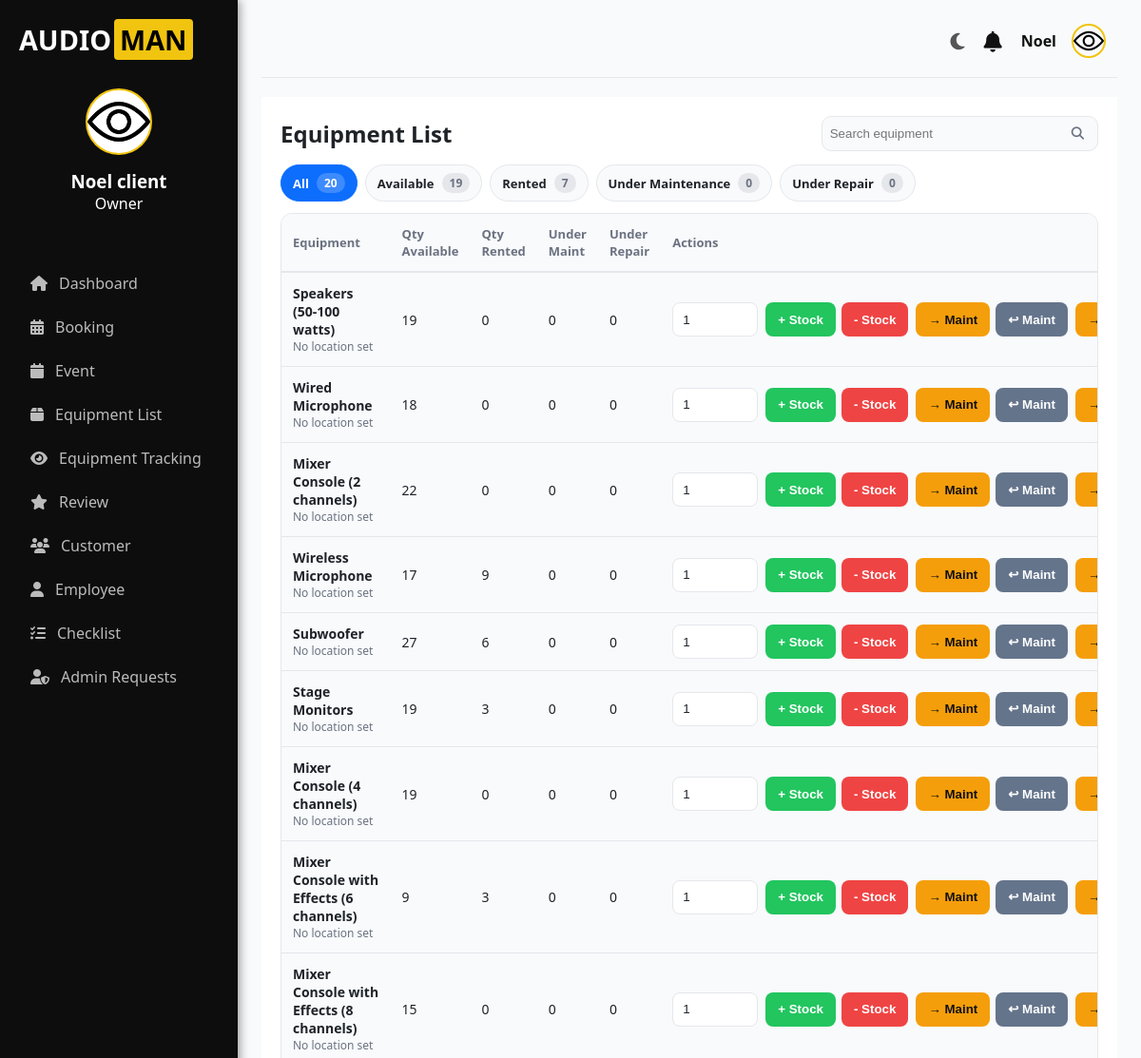
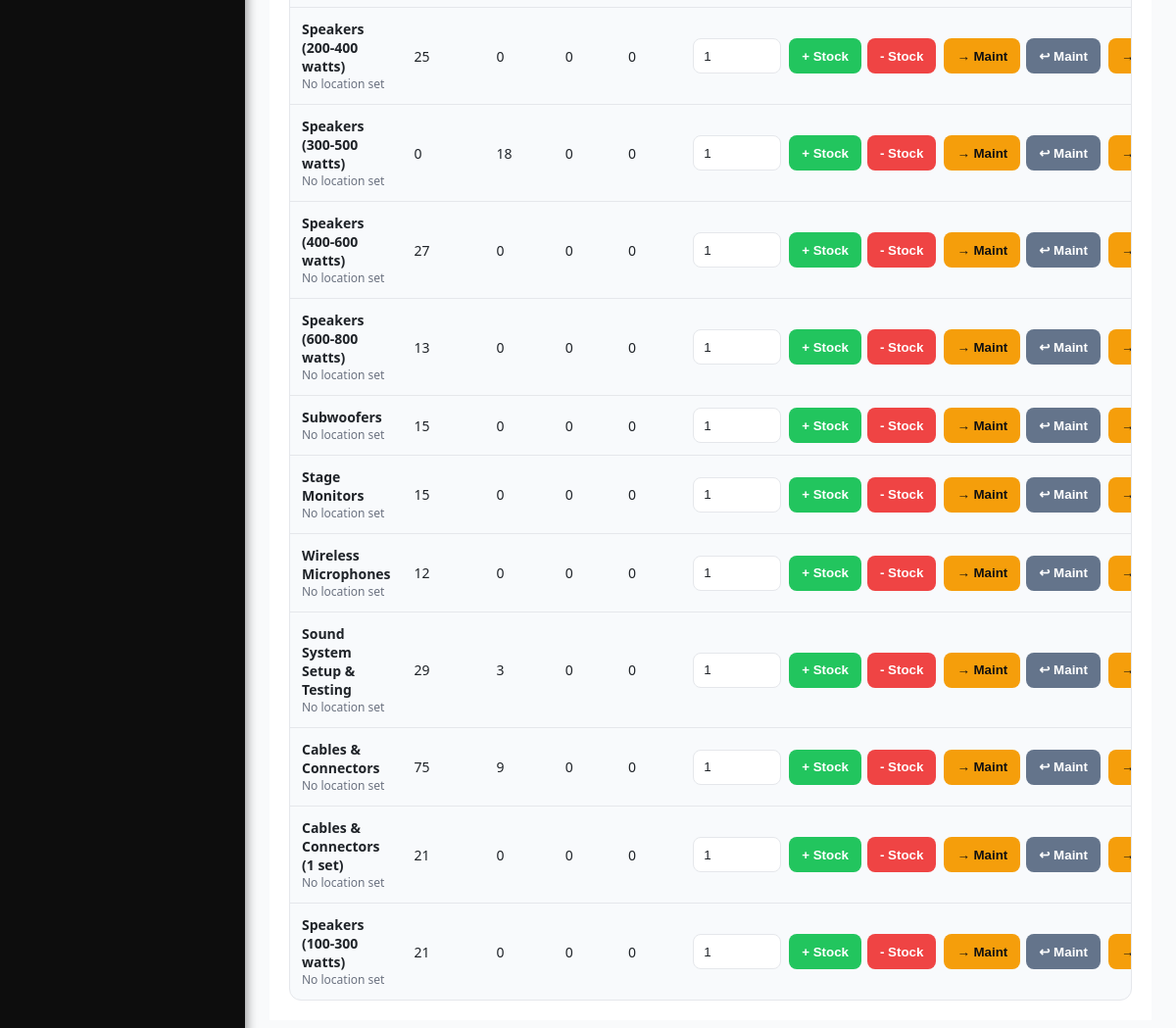
The app's page /accounts/equipment/ (signed in), older data (2 pictures, top to bottom).
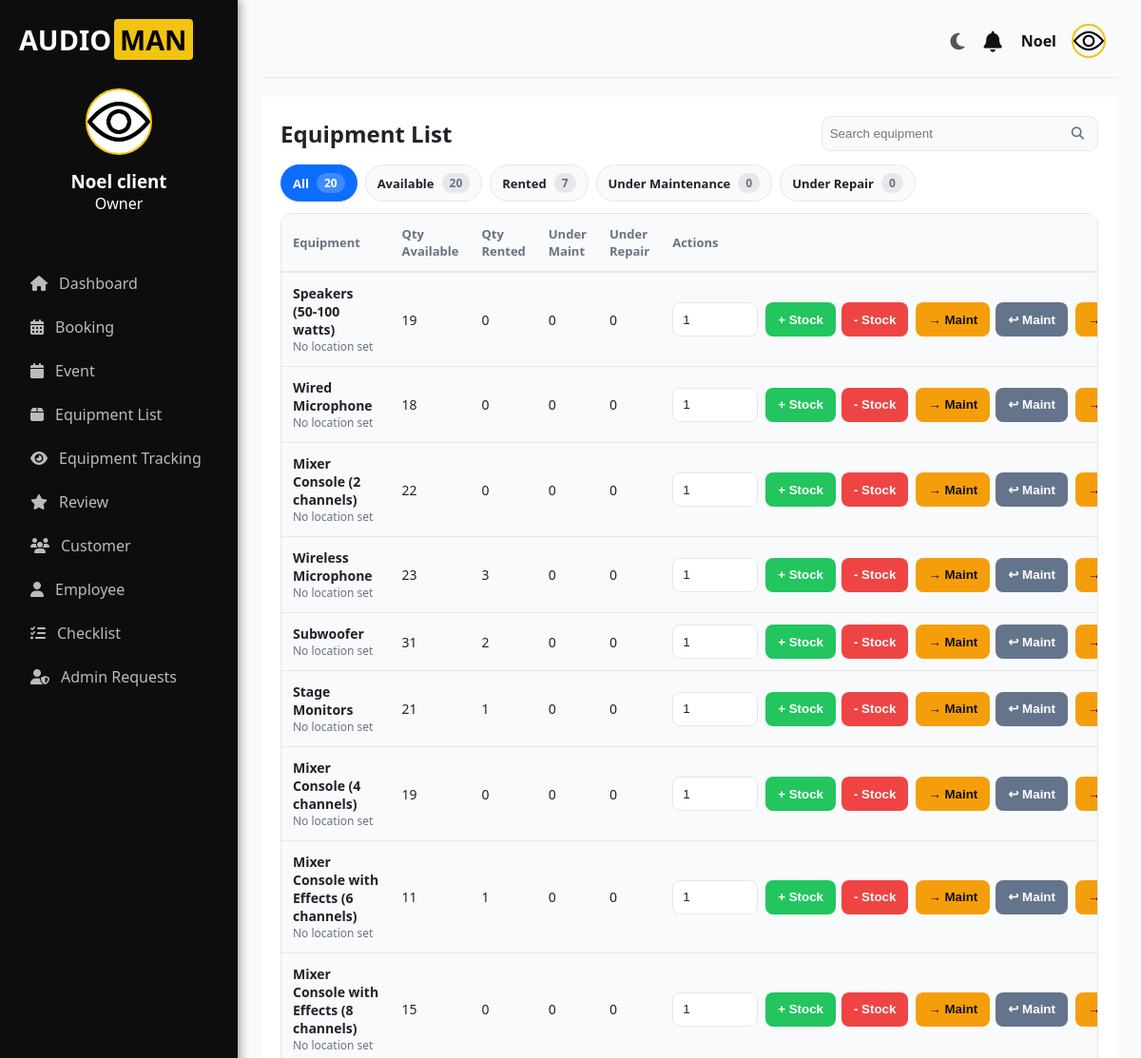
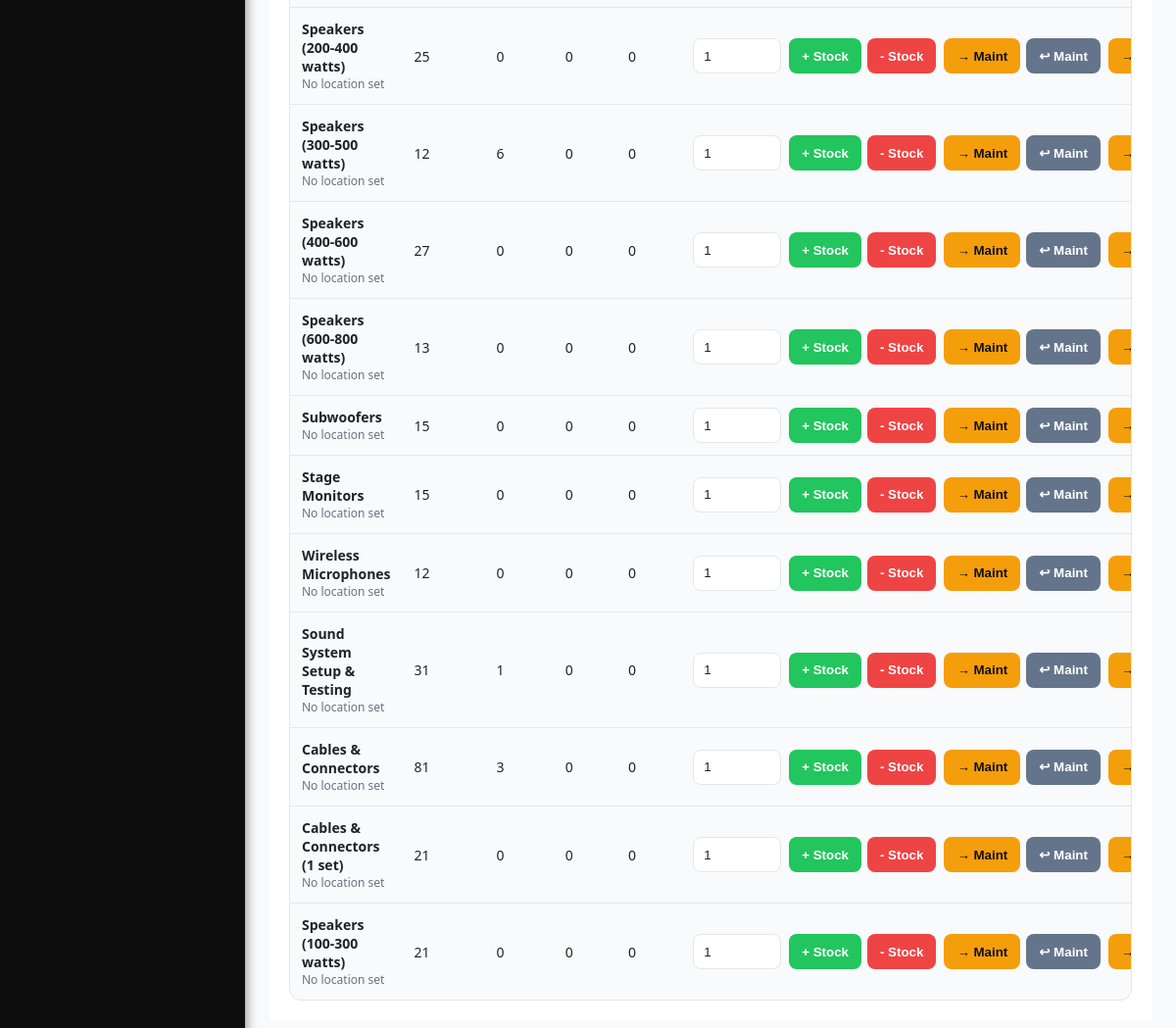
The same page, newer data (2 pictures, top to bottom).
### accounts/models.py (models this page shows, shortened)
class Profile(models.Model):
    user = models.OneToOneField(User, on_delete=models.CASCADE)
    contact_number = models.CharField(max_length=20)
    province = models.CharField(max_length=100)
    city = models.CharField(max_length=100)
    address = models.CharField(max_length=255, blank=True, null=True)
    profile_picture = models.ImageField(upload_to='profile_pictures/', blank=True, null=True)
    requested_admin = models.BooleanField(default=False)

class Equipment(models.Model):
    name = models.CharField(max_length=200)
    quantity_available = models.IntegerField(default=0)
    quantity_rented = models.IntegerField(default=0)
    qty_maintenance = models.PositiveIntegerField(default=0)
    qty_repair = models.PositiveIntegerField(default=0)
    condition = models.CharField(
        max_length=100,
        choices=[
            ('Good', 'Good'),
            ('Needs Repair', 'Needs Repair'),
            ('Excellent', 'Excellent'),
        ],
        default='Good'
    )
    status = models.CharField(
        max_length=50,
        choices=[
            ('Available', 'Available'),
            ('Rented', 'Rented'),
            ('Under Maintenance', 'Under Maintenance'),
            ('Under Repair', 'Under Repair'),   # 🔥 Added
            ('Decommissioned', 'Decommissioned'),  # optional
        ],
        default='Available'
    )
    last_checked_out_date = models.DateField(null=True, blank=True)
    current_location = models.CharField(max_length=255, blank=True, null=True)
    last_updated = models.DateTimeField(auto_now=True)  # 🔥 New field

### accounts/views.py (the view)
    def wrapper(request, *args, **kwargs):
        if not request.user.is_authenticated:
            print("User is not authenticated.")  # Debugging line
            return redirect("login")
        if not request.user.is_staff and not request.user.is_superuser:
            print(f"User {request.user.username} does not have admin privileges.")  # Debugging line
            raise PermissionDenied  # User is denied access
        return view_func(request, *args, **kwargs)

### accounts/views.py (called while the page is built)
def admin_only(view_func):
    def wrapper(request, *args, **kwargs):
        if not request.user.is_authenticated:
            print("User is not authenticated.")  # Debugging line
            return redirect("login")
        if not request.user.is_staff and not request.user.is_superuser:
            print(f"User {request.user.username} does not have admin privileges.")  # Debugging line
            raise PermissionDenied  # User is denied access
        return view_func(request, *args, **kwargs)
    return wrapper

### accounts/templates/client/equipment.html (shortened to what this page needs)
{% extends 'client-base.html' %}
{% block content %}
<div class="inventory-container">
  <div class="inventory-header">
    <div class="header-top">
      <h1>Equipment List</h1>
      <form method="get" class="search-box" action="">
        <input type="text" name="q" value="{{ request.GET.q }}" placeholder="Search equipment">
        <button type="submit" aria-label="Search">
          <i class="fa fa-search"></i>
        </button>
      </form>
    </div>
    <div class="filter-tabs">
      <a href="?show=all" class="tab {% if show == 'all' %}active{% endif %}">All <span class="badge">{{ counts.all }}</span></a>
      <a href="?show=available" class="tab {% if show == 'available' %}active{% endif %}">Available <span class="badge">{{ counts.available }}</span></a>
      <a href="?show=rented" class="tab {% if show == 'rented' %}active{% endif %}">Rented <span class="badge">{{ counts.rented }}</span></a>
      <a href="?show=maintenance" class="tab {% if show == 'maintenance' %}active{% endif %}">Under Maintenance <span class="badge">{{ counts.maintenance }}</span></a>
      <a href="?show=repair" class="tab {% if show == 'repair' %}active{% endif %}">Under Repair <span class="badge">{{ counts.repair }}</span></a>
    </div>
  </div>
  <div class="table-wrap">
    <table class="inventory-table">
      <thead>
        <tr>
          <th>Equipment</th>
          <th>Qty Available</th>
          <th>Qty Rented</th>
          <th>Under Maint</th>
          <th>Under Repair</th>
          <th style="min-width: 250px">Actions</th>
        </tr>
      </thead>
      <tbody>
        {% for equipment in equipment_list %}
        <tr>
          <td>
            <div class="eq-name">
              <span class="eq-title">{{ equipment.name }}</span>
              <span class="eq-sub">{{ equipment.current_location|default:"No location set" }}</span>
            </div>
          </td>
          <td>{{ equipment.quantity_available }}</td>
          <td>{{ equipment.quantity_rented }}</td>
          <td>{{ equipment.qty_maintenance }}</td>
          <td>{{ equipment.qty_repair }}</td>
          <td>
            <form method="POST" class="inventory-form" action="{% url 'update_inventory' equipment.id %}">
              <div class="actions-row">
                <input type="number" name="qty" min="1" value="1" class="qty-input">
                <div class="btn-group">
                  <button type="submit" name="action" value="add_stock" class="btn success">+ Stock</button>
                  <button type="submit" name="action" value="subtract_stock" class="btn danger">- Stock</button>
                </div>
                <div class="btn-group">
                  <button type="submit" name="action" value="to_maintenance" class="btn warn">→ Maint</button>
                  <button type="submit" name="action" value="back_from_maintenance" class="btn soft">↩ Maint</button>
                </div>
                <div class="btn-group">
                  <button type="submit" name="action" value="to_repair" class="btn warn">→ Repair</button>
                </div>
              </div>
            </form>
          </td>
        </tr>
        {% empty %}
        <tr><td colspan="6">No equipment available.</td></tr>
        {% endfor %}
      </tbody>
    </table>
  </div>
</div>
{% endblock %}

### accounts/templates/client-base.html (shortened to what this page needs)
{% load static %}
<!DOCTYPE html>
<html lang="en">
<head>
  <link rel="stylesheet" href="https://cdnjs.cloudflare.com/ajax/libs/font-awesome/6.5.0/css/all.min.css" />
</head>
<body>
  <div class="container">
    <aside class="sidebar">
      <div class="logo">
        <span class="text-white">AUDIO</span><span class="text-yellow">MAN</span>
      </div>
      <div class="user">
        <div class="avatar">
          <img
            src="{% if request.user.profile.profile_picture %}{{ request.user.profile.profile_picture.url }}{% else %}{% static 'images/profile-icon.png' %}{% endif %}"
            alt="Avatar Icon"
            class="avatar-img"
          />
        </div>
        <h3>{{ request.user.first_name }} {{ request.user.last_name }}</h3>
        <p>Owner</p>
      </div>
      <nav class="nav">
        <a href="{% url 'dashboard' %}"><i class="fas fa-home"></i> Dashboard</a>
        <a href="{% url 'booking' %}"><i class="fas fa-calendar-alt"></i> Booking</a>
        <a href="{% url 'event' %}"><i class="fas fa-calendar"></i> Event</a>
        <a href="{% url 'equipment' %}"><i class="fas fa-box"></i> Equipment List</a>
        <a href="{% url 'tracking' %}"><i class="fas fa-eye"></i> Equipment Tracking</a>
        <a href="{% url 'reviews' %}"><i class="fas fa-star"></i> Review</a>
        <a href="{% url 'customer' %}"><i class="fas fa-users"></i> Customer</a>
        <a href="{% url 'employee' %}"><i class="fas fa-user"></i> Employee</a>
        <a href="{% url 'checklist' %}"><i class="fas fa-list-check"></i> Checklist</a>
        {% if user.is_superuser %}
          <a href="{% url 'admin_requests_view' %}"><i class="fas fa-user-shield"></i> Admin Requests</a>
        {% endif %}
      </nav>
    </aside>
    <main class="main">
      <div class="topbar">
        <div class="dark-toggle" id="darkToggle">
          <i class="fas fa-moon"></i>
        </div>
        <div class="notification" id="notifToggle">
          <i class="fas fa-bell"></i>
        </div>
        <div class="user-info" id="topbarDropdownToggle">
          <span>{{ request.user.first_name }}</span>
          <img
            src="{% if request.user.profile.profile_picture %}{{ request.user.profile.profile_picture.url }}{% else %}{% static 'images/profile-icon.png' %}{% endif %}"
            alt="User Avatar"
          />
        </div>
      </div>
      {% block content %}{% endblock %}
    </main>
  </div>
</body>
</html>

### accounts/templates/client-base.html (style rules this page uses)
* { margin: 0; padding: 0; box-sizing: border-box; }
body { font-family: 'Segoe UI', Arial, sans-serif; background: #f9fafb; color: #111; display: flex; height: 100vh; overflow: hidden; transition: background 0.3s, color 0.3s; }
.container { display: flex; width: 100%; }
.sidebar { background: #0d0d0d; color: #fff; width: 250px; padding: 20px; display: flex; flex-direction: column; height: 100vh; position: fixed; transition: background 0.3s; box-shadow: 2px 0 10px rgba(0,0,0,0.4); }
.logo { font-size: 24px; font-weight: bold; margin-bottom: 30px; display: flex; align-items: center; font-size: 1.8rem; }
.logo .text-white { color: white; }
.logo .text-yellow { background-color: #f1c40f; color: #000; padding: 2px 6px; border-radius: 4px; margin-left: 3px; font-weight: bold; }
.user { text-align: center; margin-bottom: 30px; }
.avatar img.avatar-img { width: 70px; height: 70px; border-radius: 50%; object-fit: cover; margin: 0 auto 10px; border: 2px solid #f1c40f; background-color: #fff; }
.nav { margin-top: 20px; }
.nav a { display: flex; align-items: center; gap: 12px; padding: 12px; color: #bbb; text-decoration: none; border-radius: 8px; transition: all 0.3s ease; font-weight: 500; }
.main { flex-grow: 1; padding: 25px; margin-left: 250px; overflow-y: auto; transition: background 0.3s, color 0.3s; }
.topbar { display: flex; align-items: center; justify-content: flex-end; padding-bottom: 20px; border-bottom: 1px solid #e5e7eb; margin-bottom: 20px; }
.user-info { display: flex; align-items: center; gap: 16px; position: relative; cursor: pointer; font-size: 20px; margin-right: 12px; }
.user-info span { font-size: 16px; font-weight: 600; }
.user-info img { width: 36px; height: 36px; border-radius: 50%; object-fit: cover; border: 2px solid #f1c40f; }
.notification { position: relative; margin-right: 20px; font-size: 22px; cursor: pointer; }
.dark-toggle { font-size: 20px; cursor: pointer; margin-right: 20px; color: #555; transition: color 0.3s; }

Row changes from the older to the newer data that the page shows:
changed Equipment "Wireless Microphone": quantity_available "17" → "23"; quantity_rented "9" → "3"
changed Equipment "Subwoofer": quantity_available "27" → "31"; quantity_rented "6" → "2"
changed Equipment (number 6 of 20 on the later page): quantity_available "19" → "21"; quantity_rented "3" → "1"
changed Equipment "Mixer Console with Effects (6 channels)": quantity_available "9" → "11"; quantity_rented "3" → "1"
changed Equipment "Speakers (300-500 watts)": quantity_available "0" → "12"; quantity_rented "18" → "6"
changed Equipment "Sound System Setup & Testing": quantity_available "29" → "31"; quantity_rented "3" → "1"
changed Equipment "Cables & Connectors": quantity_available "75" → "81"; quantity_rented "9" → "3"
Text that changed along with them:
{{ counts.available }}: "19" → "20"
